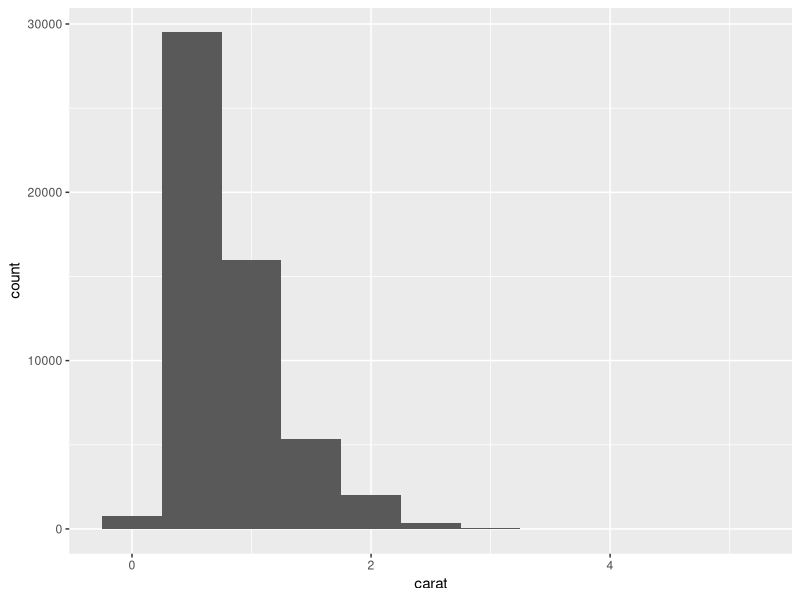
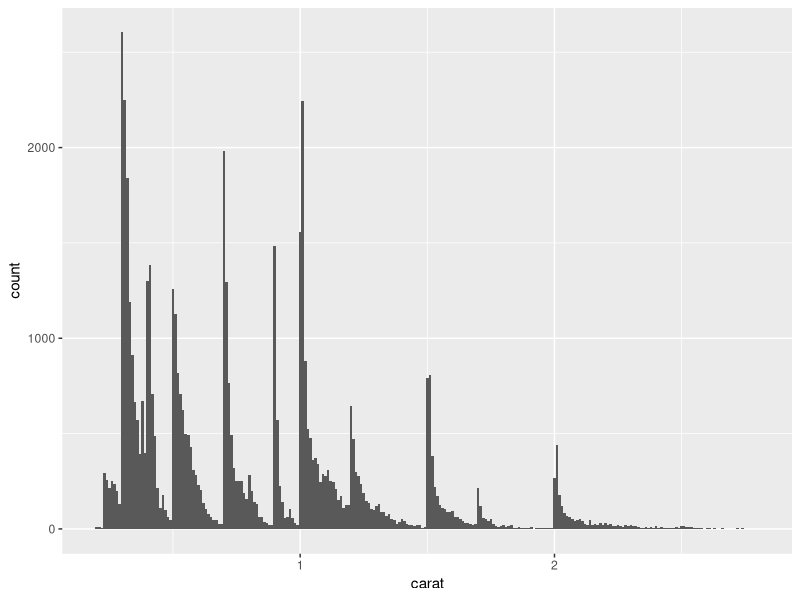
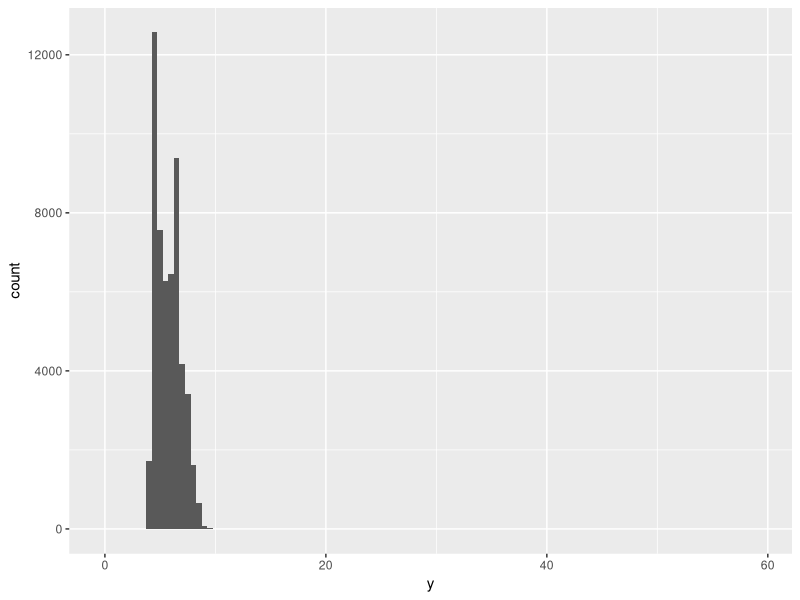
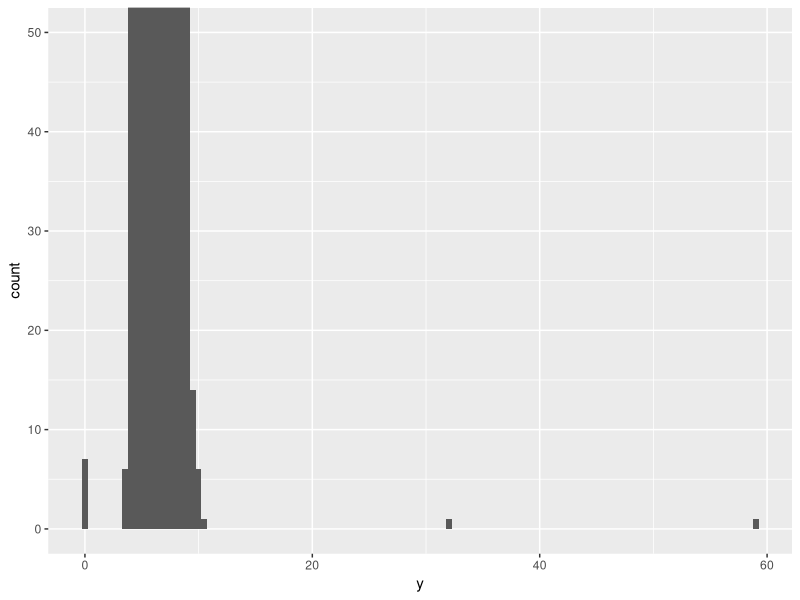
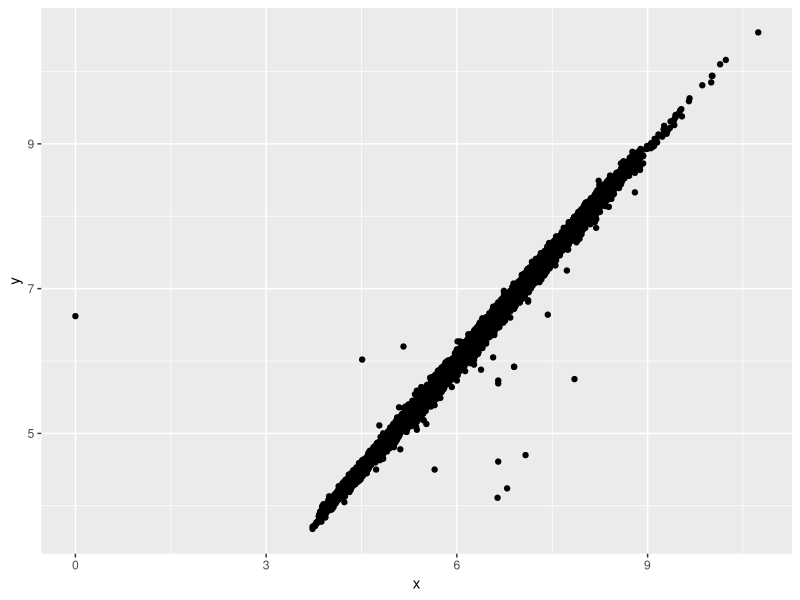
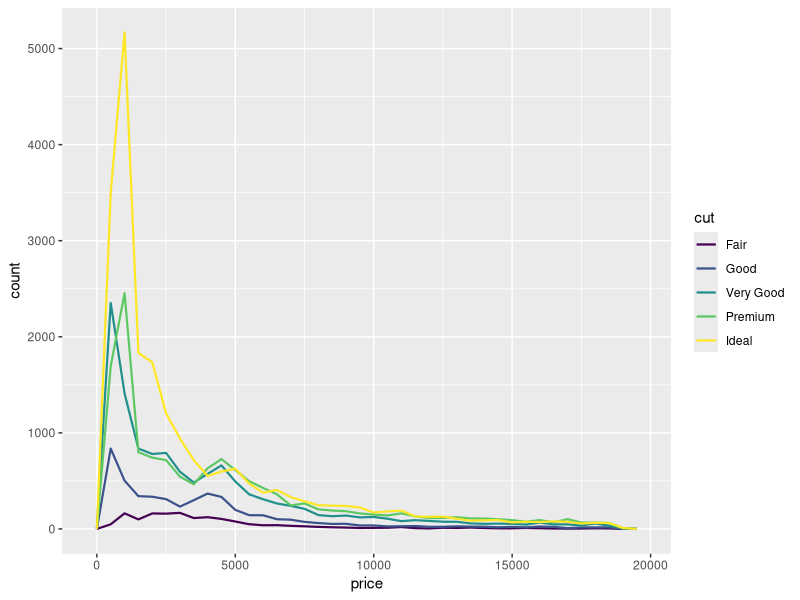
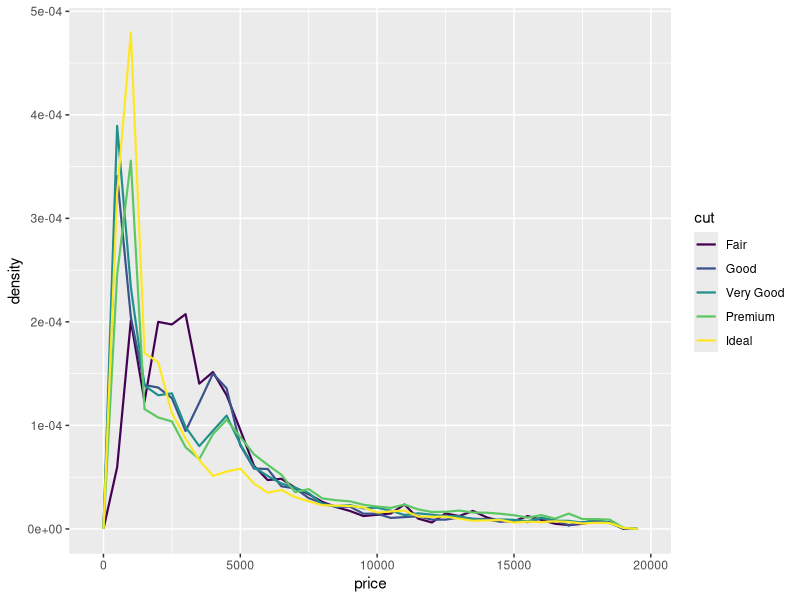
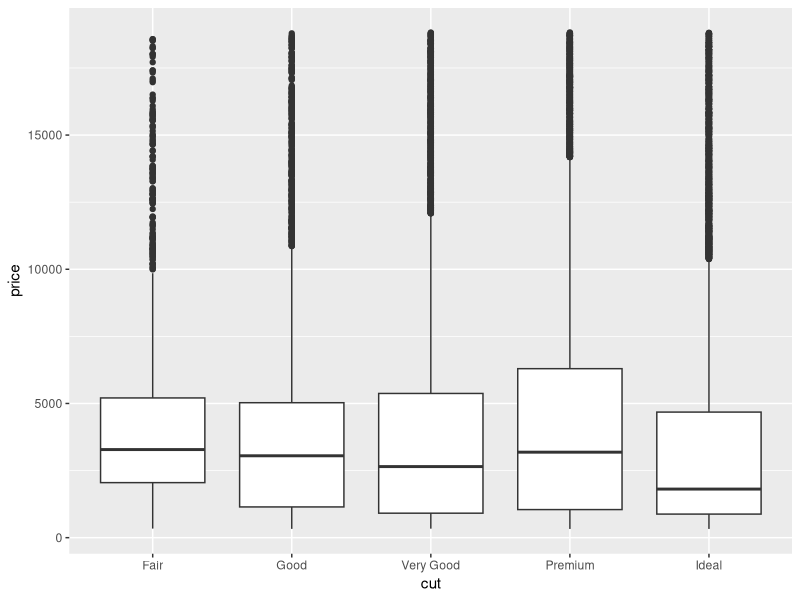

Source code (R) for these figures, in order:
## ---- chunk 1
#| label: setup
#| include: false

library(tidyverse)
## ---- chunk 2
knitr::kable(diamonds[1:4,]) # produce:
## ---- chunk 3
#| fig-width: 6
#| fig-height: 4
ggplot(diamonds, aes(x = carat)) +
  geom_histogram(binwidth = 0.5)
## ---- chunk 4
#| fig-width: 6
#| fig-height: 4
smaller <- diamonds |> 
  filter(carat < 3)
# 
ggplot(smaller, aes(x = carat)) +
  geom_histogram(binwidth = 0.01)
## ---- chunk 5
#| fig-width: 6
#| fig-height: 4
ggplot(diamonds, aes(x = y)) + 
  geom_histogram(binwidth = 0.5)
## ---- chunk 6
#| fig-width: 6
#| fig-height: 4
ggplot(diamonds, aes(x = y)) + 
  geom_histogram(binwidth = 0.5) +
  coord_cartesian(ylim = c(0, 50))
## ---- chunk 7
#?diamonds
unusual <- diamonds |> 
  filter(y < 3 | y > 20) |> 
  select(price, x, y, z) |>
  arrange(y)
knitr::kable(unusual) # produce:
## ---- chunk 8
diamonds2 <- diamonds |> 
  filter(between(y, 3, 20))
## ---- chunk 9
diamonds2 <- diamonds |> 
  mutate(y = if_else(y < 3 | y > 20, NA, y))
## ---- chunk 10
#| fig-width: 6
#| fig-height: 4
ggplot(diamonds2, aes(x = x, y = y)) + 
  geom_point(na.rm = TRUE) # Importante na.rm = TRUE para que no salga
# el mensaje de que se cambiaron los valores inusuales por valores 
# faltantes
## ---- chunk 11
#| fig-width: 6
#| fig-height: 4
ggplot(diamonds, aes(x = price)) + 
  geom_freqpoly(aes(color = cut), binwidth = 500, linewidth = 0.75)
## ---- chunk 12
#| fig-width: 6
#| fig-height: 4
ggplot(diamonds, aes(x = price, y = after_stat(density))) + 
  geom_freqpoly(aes(color = cut), binwidth = 500, linewidth = 0.75)
## ---- chunk 13
#| fig-width: 6
#| fig-height: 4
ggplot(diamonds, aes(x = cut, y = price)) +
  geom_boxplot()
## ---- chunk 14
?mpg # prduce: hwy = millas por galón en carretera
ggplot(mpg, aes(x = fct_reorder(class, hwy, median), y = hwy)) +
  geom_boxplot()
## ---- chunk 15
#| fig-width: 6
#| fig-height: 4
ggplot(mpg, aes(x = hwy, y = fct_reorder(class, hwy, median))) +
  geom_boxplot()
## ---- chunk 16
#| fig-width: 6
#| fig-height: 4
ggplot(smaller, aes(x = carat, y = price)) +
  geom_point()
## ---- chunk 17
ggplot(smaller, aes(x = carat, y = price)) + 
  geom_point(alpha = 1 / 100)
## ---- chunk 18
#| fig-width: 7
#| fig-height: 4
ggplot(smaller, aes(x = carat, y = price)) + 
  geom_boxplot(aes(group = cut_width(carat, 0.1)))
